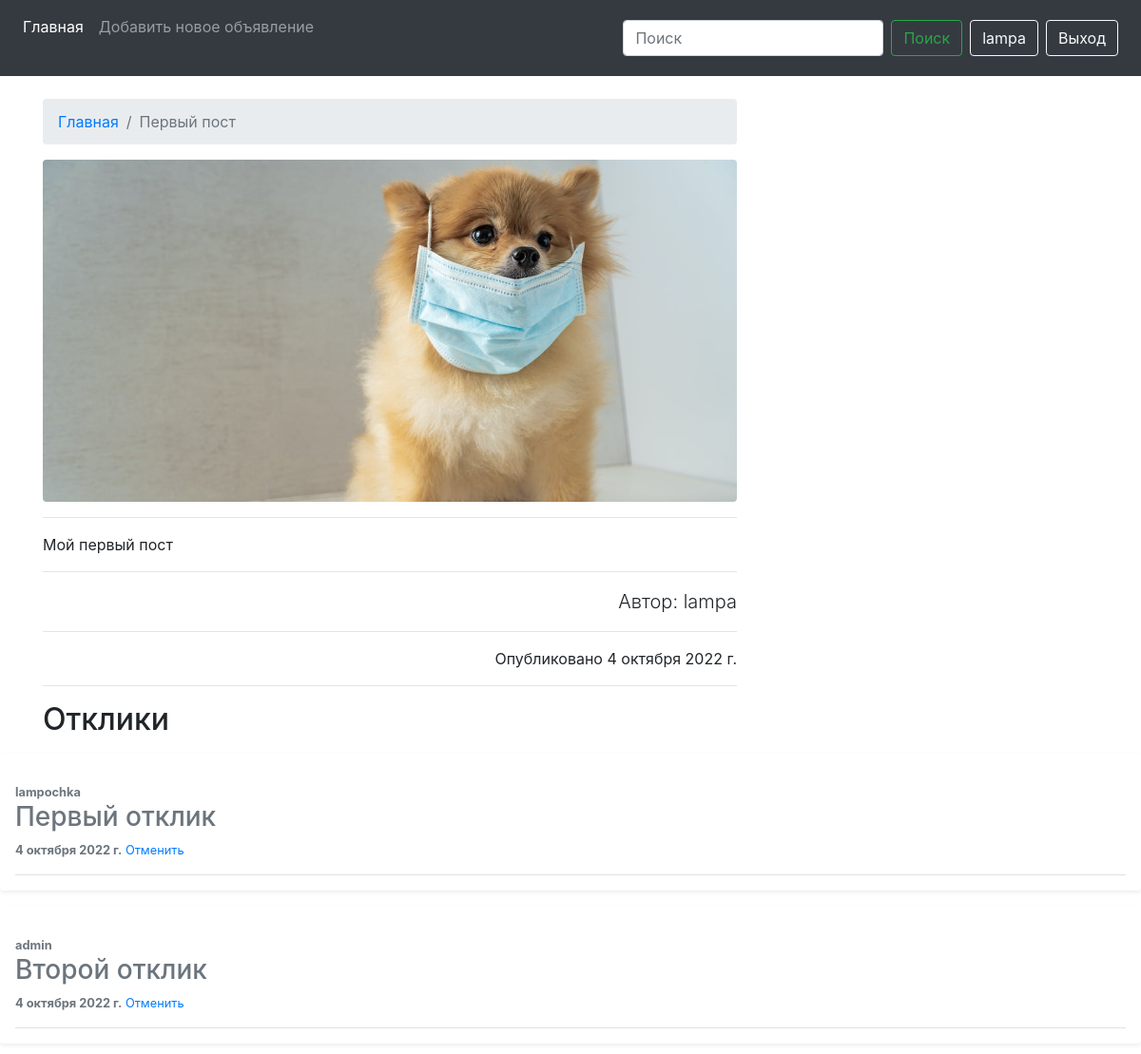
Page /1 (signed in) on the committed database.
### news/models.py (models this page shows, shortened)
class Post(models.Model):
    title = models.CharField(max_length=200)
    content = RichTextUploadingField()
    image = models.ImageField()
    created_at = models.DateField(default=timezone.now)
    author = models.ForeignKey(User, on_delete=models.CASCADE, related_name='author')
    categories = models.ManyToManyField(Category, through='PostCategory', verbose_name='Категория')

class Comment(models.Model):
    post = models.ForeignKey(Post, on_delete=models.CASCADE, related_name='comments')
    user = models.ForeignKey(User, on_delete=models.CASCADE)
    text = models.TextField(max_length=255,  verbose_name='Текст')
    comment_data = models.DateField(auto_now_add=True)
    accepted = models.BooleanField(default=False, verbose_name='Принято')
    class Meta:
        unique_together = ('post', 'user')
    def __str__(self):
        return f'{self.text}'
    def is_accept(self):
        return self.accepted
    '''class Meta:
        ordering = ('comment_data',)

    def __str__(self):
        return 'Comment by {} on {}'.format(self.user, self.post)'''

### news/views.py (the view, shortened to what this page needs)
# urls.py: path('<int:pk>', NewsDetail.as_view(), name='news'),
class NewsDetail(FormMixin, DetailView):
    model = Post
    template_name = 'news.html'
    context_object_name = 'news'
    form_class = CommentForm

### news/forms.py
class CommentForm(forms.ModelForm):
    class Meta:
        model = Comment
        fields = ('text',)
        widgets = {
            'text': forms.Textarea(attrs={
                'class': 'form-control',
                'rows': 3
            }),
        }
    '''def __init__(self, *args, **kwargs):
        super().__init__(*args, **kwargs)
        for field in self.fields:
            self.fields[field].widget.attrs['class'] = 'form-control'''

### templates/news.html (shortened to what this page needs)
{% extends './base.html' %}
{% load static %}
{% block content %}
<div class="container">
    <div class="row">
        <div class="col-lg-8">
            <nav aria-label="breadcrumb" class="mt-4">
                <ol class="breadcrumb">
                    <li class="breadcrumb-item"><a href="{% url 'index' %}">Главная</a></li>
                    <li class="breadcrumb-item active" aria-current="page">{{ news.title }}</li>
                </ol>
            </nav>
            <img class="img-fluid rounded " src="{{ news.image.url }}" alt="">
            <hr>
            <p class="lead">
            {{ news.content|safe }}
            </p>
            <hr>
            <p class="lead text-right">Автор: {{ news.author }}</p>
            <hr>
            <p class="text-right">Опубликовано {{ news.created_at }}</p>
            <hr>
        </div>
    </div>
</div>
<div class="container">
<h2 style="text-align: left;">Отклики</h2>
</div>
{% for com in news.comments.all %}
{% if com.is_accept or user == news.author %}
<div class="my-3 p-3 bg-body rounded shadow-sm">
    <div class="d-flex text-muted pt-3">
        <div class="pb-3 mb-0 small lh-sm border-bottom w-100">
            <div class="d-flex justify-content-between">
                <strong class="text-gray-dark">{{ com.user }}</strong>
            </div>
            <span class="d-block"><h3 style="text-align: left;">{{ com.text }}</h3></span>
            <strong class="text-gray-dark">{{ com.comment_data }}</strong>
            {% endif %}
            {% if user == news.author %}
            {% if not com.is_accept %}
            <span class="pull-right mr-3"><a href="{% url 'accept' news.id %}">Принять</a></span>
            {% else %}
            <span class="pull-right mr-3"><a href="{% url 'cancel' news.id %}">Отменить</a></span>
            {% endif %}
            {% endif %}
        </div>
    </div>
</div>
{% endfor %}
{% endblock content %}

### templates/block/navbar.html (shortened to what this page needs)
<nav class="navbar navbar-expand-lg navbar-dark bg-dark sticky-top">
  <div class="collapse navbar-collapse" id="navbarSupportedContent">
    <ul class="navbar-nav mr-auto">
      <li class="nav-item active">
        <a href="{% url 'index' %}" class="nav-link">Главная</a>
      </li>
      <li class="nav-item ">
        {% if user.is_authenticated %}
        <a href="{% url 'add' %}" class="nav-link">Добавить новое объявление</a> <br>
        {% endif %}
      </li>
    </ul>
    <form action="{% url 'search_results' %}" method="get" class="form-inline my-2 my-lg-0">
      <input name="q" type="text" class="form-control mr-sm-2" placeholder="Поиск" aria-label="Поиск">
      <button class="btn btn-outline-success my-2 my-sm-0 mr-2" type="submit">Поиск</button>
    </form>
     {% if user.is_authenticated %}
    <a href="/profile/" class="btn btn-outline-light mr-2">{{ user }}</a>
    <a href="{% url 'logout' %}" class="btn btn-outline-light mr-2">Выход</a>
    {% else %}
    <a href="{% url 'login' %}" class="btn btn-outline-light mr-2">Вход</a>
    <a href="/accounts/register/" class="btn btn-outline-light mr-2">Регистрация</a>
    {% endif %}
  </div>
</nav>

### static/css/style.css (style rules this page uses)
body { margin-bottom: 60px; }
html { position: relative; min-height: 100%; }

### rows in the picture
Post: title "Первый пост", image (picture), content "Мой первый пост", author "lampa", created_at "4 октября 2022 г."
Comment: user "lampochka", text "Первый отклик", comment_data "4 октября 2022 г.", accepted "Отменить"
Comment: user "admin", text "Второй отклик", comment_data "4 октября 2022 г.", accepted "Отменить"

### other values in the picture
{{ user }} "lampa"
